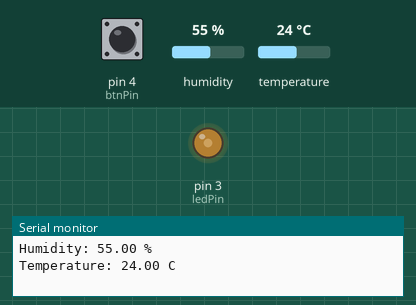
The sketch below on a simulated Arduino Uno, built with avr-gcc and run on an emulated ATmega328P. On the bench: output pins drawn as LEDs (lit = HIGH), the last lines printed to the serial monitor. Dashed ring = blinking. Inputs (shaded band) come from the test bench; at power-on: humidity 55 %, temperature 24 °C, pin 4 (btnPin) LOW.

Above: at 2.6 s.
At 3.7 s:
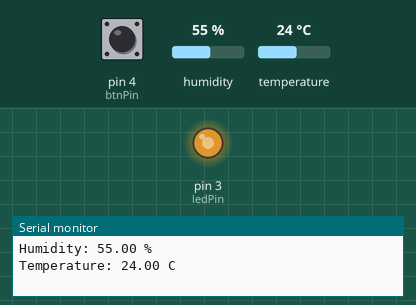
3.8 s: humidity set to 22 %
At 5.2 s:
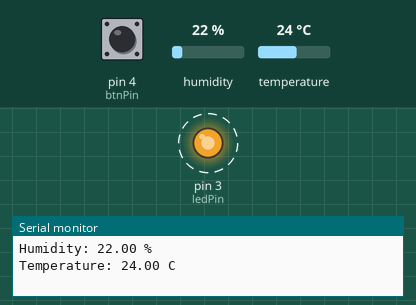
9.7 s: temperature set to 12 °C
Timing chart, 0 to 21.6 s (numbered marks = the images above; inputs shaded):
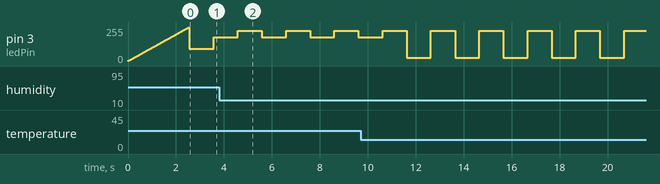

The sketch:

ledBtnTempHum.ino
```cpp
#include "DHT.h"

#define DHTTYPE DHT22

const int ledPin = 3;
const int btnPin = 4;
const int dhtPin = 2;

bool showTempBright = true;

DHT dht(dhtPin, DHTTYPE);

void setup()
{
  Serial.begin(115200);
  Wire.begin();

  pinMode(ledPin, OUTPUT);
  pinMode(btnPin, INPUT);

  Serial.println("Start");
  for (int i = 0; i < 255; i++)
  {
    analogWrite(ledPin, i);
    delay(10);
  }

  dht.begin();
}

void loop()
{
  bool btnPressed = digitalRead(btnPin) == 1 ? false : true;

  float temp_hum_val[2] = {0};
  dht.readTempAndHumidity(temp_hum_val);

  int tempBright = (temp_hum_val[1] - 10) / 20 * 255; // 10 - 30 C
  int humBright = (temp_hum_val[0] - 30) / 70 * 255; // 30 - 100 %
  Serial.print("Temperature brightness (0-255): ");
  Serial.println(tempBright);
  Serial.print("Humidity brightness (0-255): ");
  Serial.println(humBright);

  Serial.print("Humidity: ");
  Serial.print(temp_hum_val[0]);
  Serial.println(" %");
  Serial.print("Temperature: ");
  Serial.print(temp_hum_val[1]);
  Serial.println(" C");
  Serial.println(" ");

  if (btnPressed)
  {
    showTempBright = showTempBright ? false : true;

    btnPressed = false;
  }

  if (showTempBright)
  {
    analogWrite(ledPin, tempBright);
  }
  else
  {
    analogWrite(ledPin, humBright);
  }

  delay(1000);
}
```

Measured:
- by itself, pin 3 (ledPin): alternates 227/255 for 1.0 s and 25/255 for 1.0 s
